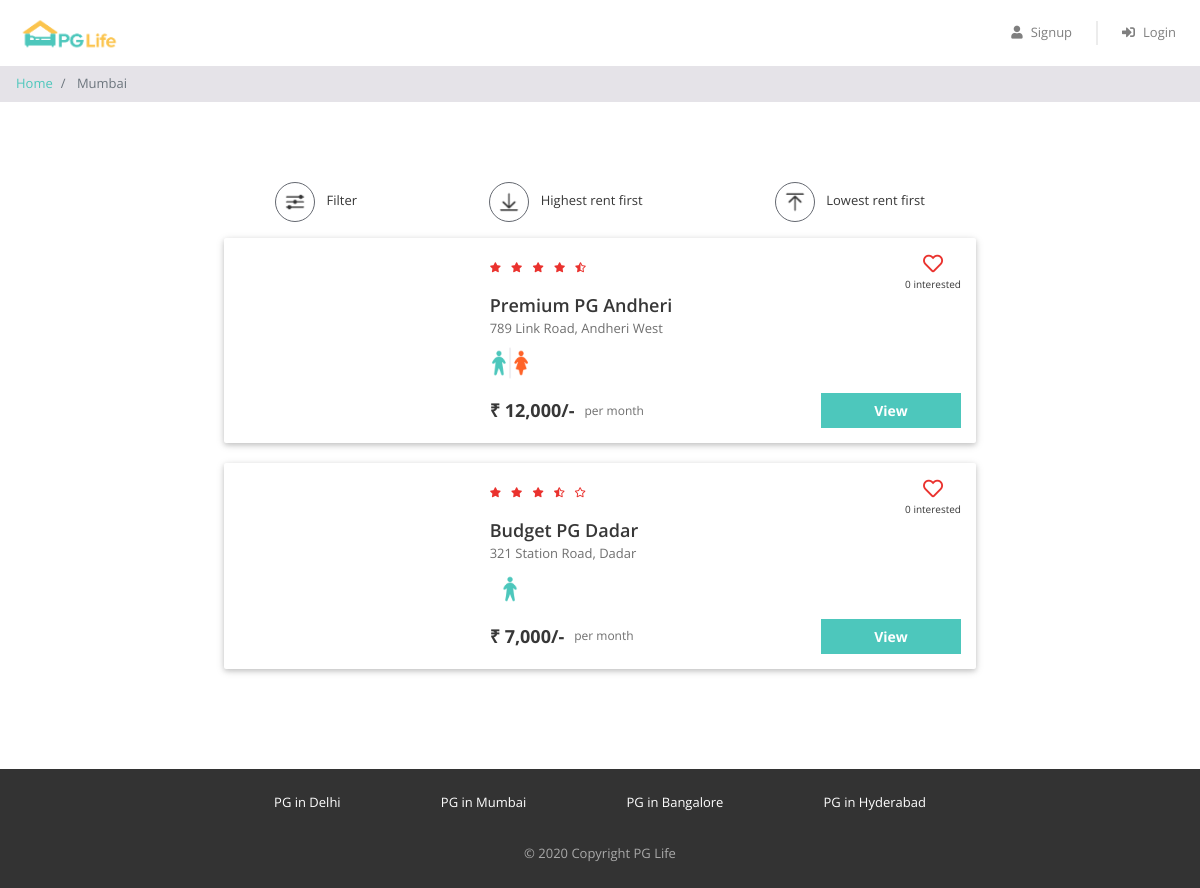
/property_list.php?city=Mumbai, run on the app's committed database.
### tables this page shows
CREATE TABLE IF NOT EXISTS properties (
    id INT AUTO_INCREMENT PRIMARY KEY,
    city_id INT NOT NULL,
    name VARCHAR(255) NOT NULL,
    address TEXT NOT NULL,
    gender VARCHAR(10) NOT NULL,
    rent INT NOT NULL,
    rating_clean DECIMAL(2,1) DEFAULT 0,
    rating_food DECIMAL(2,1) DEFAULT 0,
    rating_safety DECIMAL(2,1) DEFAULT 0,
    description TEXT,
    FOREIGN KEY (city_id) REFERENCES cities(id)
);

### property_list.php (the view, shortened to what this page needs)
<?php
$city_name = $_GET["city"];
$sql_1 = "SELECT * FROM cities WHERE name = '$city_name'";
$result_1 = mysqli_query($conn, $sql_1);
$city = mysqli_fetch_assoc($result_1);
$city_id = $city['id'];
$sql_2 = "SELECT * FROM properties WHERE city_id = $city_id";
$result_2 = mysqli_query($conn, $sql_2);
$properties = mysqli_fetch_all($result_2, MYSQLI_ASSOC);
?>
<!DOCTYPE html>
<html lang="en">
<head>
    <?php
    include "includes/head_links.php";
    ?>
    <link href="css/property_list.css" rel="stylesheet" />
</head>
<body>
    <?php
    include "includes/header.php";
    ?>
    <nav aria-label="breadcrumb">
        <ol class="breadcrumb py-2">
            <li class="breadcrumb-item">
                <a href="index.php">Home</a>
            </li>
            <li class="breadcrumb-item active" aria-current="page">
                <?php echo $city_name; ?>
            </li>
        </ol>
    </nav>
    <div class="page-container">
        <div class="filter-bar row justify-content-around">
            <div class="col-auto" data-toggle="modal" data-target="#filter-modal">
                <img src="img/filter.png" alt="filter" />
                <span>Filter</span>
            </div>
            <div class="col-auto">
                <img src="img/desc.png" alt="sort-desc" />
                <span>Highest rent first</span>
            </div>
            <div class="col-auto">
                <img src="img/asc.png" alt="sort-asc" />
                <span>Lowest rent first</span>
            </div>
        </div>
        <?php
        foreach ($properties as $property) {
        ?>
            <div class="property-card row">
                <div class="image-container col-md-4">
                </div>
                <div class="content-container col-md-8">
                    <div class="row no-gutters justify-content-between">
                        <?php
                        $total_rating = ($property['rating_clean'] + $property['rating_food'] + $property['rating_safety']) / 3;
                        $total_rating = round($total_rating, 1);
                        ?>
                        <div class="star-container" title="<?= $total_rating ?>">
                            <?php
                            $rating = $total_rating;
                            for ($i = 0; $i < 5; $i++) {
                                if ($rating >= $i + 0.8) {
                            ?>
                                    <i class="fas fa-star"></i>
                                <?php
                                } elseif ($rating >= $i + 0.3) {
                                ?>
                                    <i class="fas fa-star-half-alt"></i>
                                <?php
                                } else {
                                ?>
                                    <i class="far fa-star"></i>
                            <?php
                                }
                            }
                            ?>
                        </div>
                        <div class="interested-container">
                            <?php
                            $interested_users_count = 0;
                            $is_interested = false;
                            if ($is_interested) {
                            ?>
                                <i class="fas fa-heart"></i>
                            <?php
                            } else {
                            ?>
                                <i class="far fa-heart"></i>
                            <?php
                            }
                            ?>
                            <div class="interested-text"><?= $interested_users_count ?> interested</div>
                        </div>
                    </div>
                    <div class="detail-container">
                        <div class="property-name"><?= $property['name'] ?></div>
                        <div class="property-address"><?= $property['address'] ?></div>
                        <div class="property-gender">
                            <?php
                            if ($property['gender'] == "male") {
                            ?>
                                <img src="img/male.png" />
                            <?php
                            } elseif ($property['gender'] == "female") {
                            ?>
                                <img src="img/female.png" />
                            <?php
                            } else {
                            ?>
                                <img src="img/unisex.png" />
                            <?php
                            }
                            ?>
                        </div>
                    </div>
                    <div class="row no-gutters">
                        <div class="rent-container col-6">
                            <div class="rent">₹ <?= number_format($property['rent']) ?>/-</div>
                            <div class="rent-unit">per month</div>
                        </div>
                        <div class="button-container col-6">
                            <a href="property_detail.php?property_id=<?= $property['id'] ?>" class="btn btn-primary">View</a>
                        </div>
                    </div>
                </div>
            </div>
        <?php
        }
        ?>
    </div>
    <?php
    include "includes/footer.php";
    ?>
</body>
</html>

### css/common.css (style rules this page uses)
* { box-sizing: border-box; font-family: 'Open Sans', sans-serif; }
body { color: #373737; font-size: 16px; position: relative; }
.btn-primary, .btn-warning, .btn-danger { color: white; font-weight: bold; }
.breadcrumb { background-color: #e5e3e8; font-size: 13px; border-radius: 0px; margin-bottom: 0px; }
.page-container { max-width: 800px; padding: 80px 24px; margin: auto; }

### css/property_list.css (style rules this page uses)
.filter-bar > div { cursor: pointer; font-size: 13px; text-align: center; margin-bottom: 16px; }
.filter-bar img { width: 40px; height: 40px; border-radius: 40px; border: 1px solid #646870; padding: 6px; margin-right: 8px; }
.property-card { background-color: #ffffff; border-radius: 2px; padding: 15px 0px; margin: 0px auto 20px; box-shadow: 0 2px 5px 0 rgba(0, 0, 0, 0.16), 0 2px 10px 0 rgba(0, 0, 0, 0.12); }
.image-container { text-align: center; }
.star-container i { color: #EA322E; font-size: 10px; margin-right: 6px; }
.interested-container { text-align: center; }
.interested-container i { color: #EA322E; font-size: 20px; cursor: pointer; }
.interested-text { font-size: 10px; }
.detail-container { padding-bottom: 10px; }
.property-name { font-size: 18px; font-weight: 600; }
.property-address { color: #6f6f6f; font-size: 13px; padding-bottom: 5px; }
.property-gender img { width: 40px; }
.rent-container { display: flex; align-items: center; }
.rent { font-size: 18px; font-weight: bold; padding-right: 10px; }
.rent-unit { color: #6f6f6f; font-size: 12px; }
.button-container .btn { font-size: 14px; border-radius: 0px; width: 140px; float: right; }

### data on the page
properties: rating_clean 4.5 (drawn), interested_users_count "0", name "Premium PG Andheri", address "789 Link Road, Andheri West", rent "12,000"
properties: rating_clean 3.5 (drawn), interested_users_count "0", name "Budget PG Dadar", address "321 Station Road, Dadar", rent "7,000"

### other printed values
$city_name "Mumbai"
